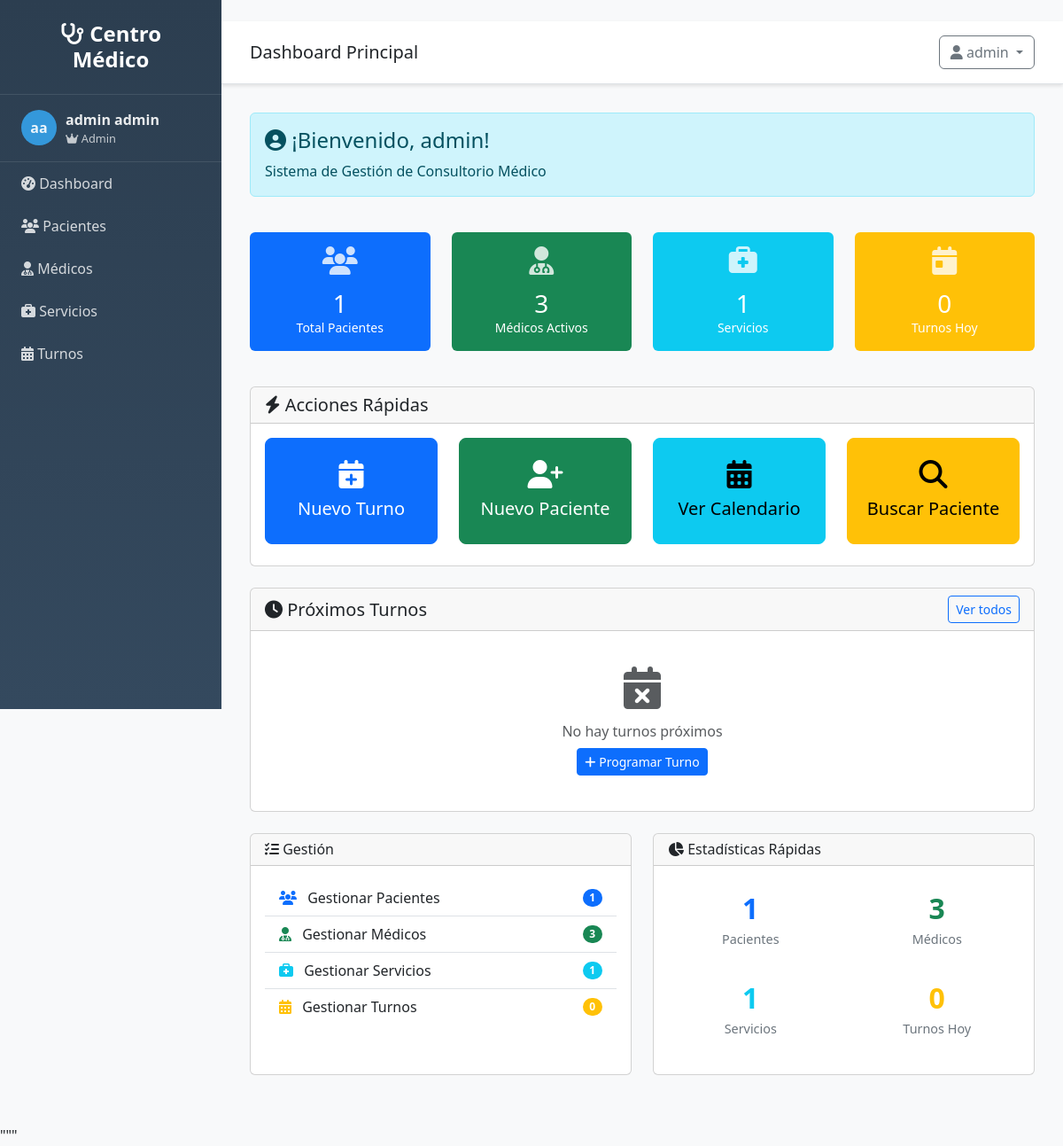
/dashboard (signed in), run on an earlier commit of the app's database.
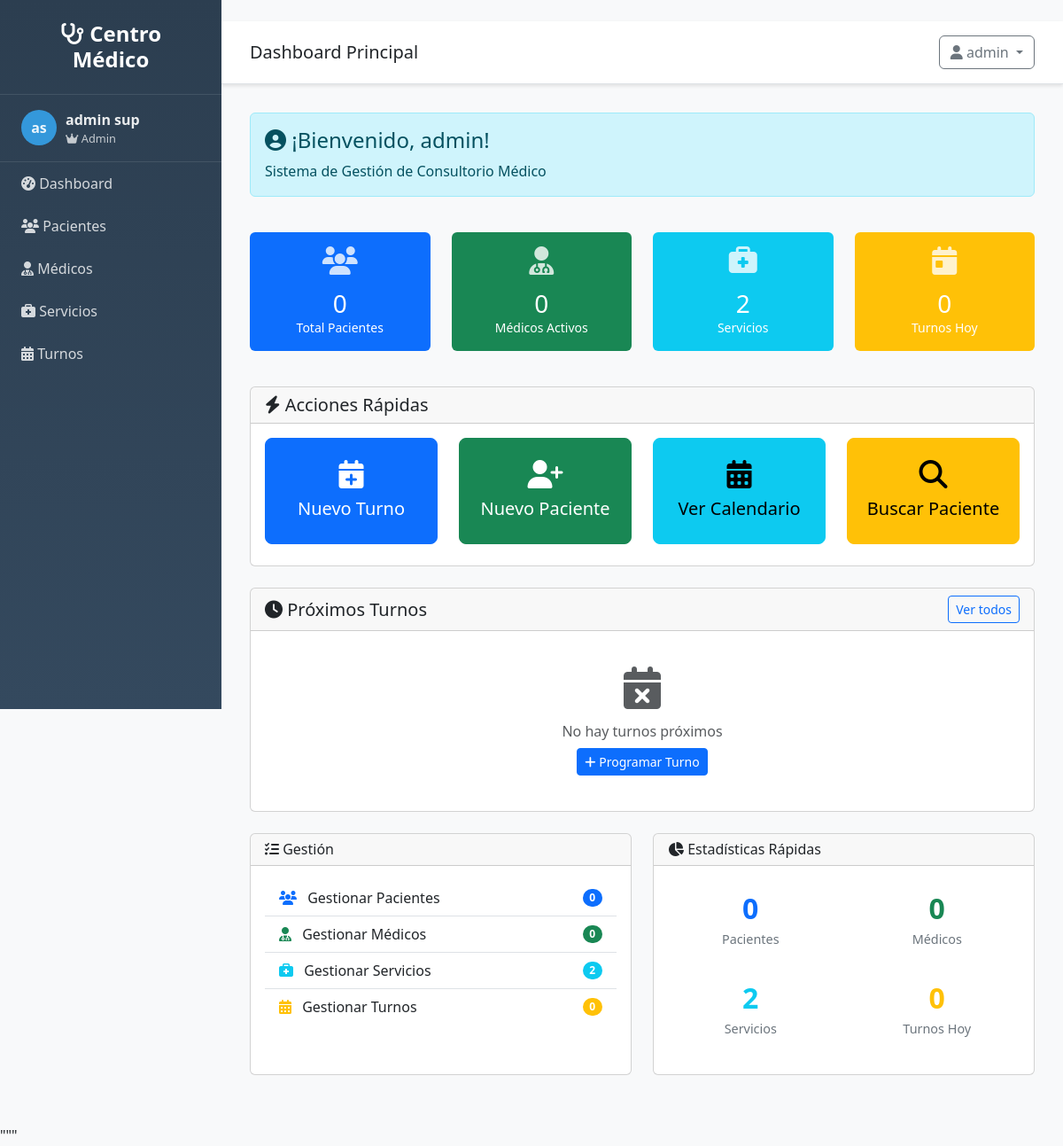
And on a later commit of the database.
### src/models/usuario.py (models this page shows, shortened)
class Usuario(UserMixin, db.Model):
    __tablename__ = 'usuarios'
    id = db.Column(db.Integer, primary_key=True)
    username = db.Column(db.String(80), unique=True, nullable=False)
    email = db.Column(db.String(120), unique=True, nullable=False)
    password_hash = db.Column(db.String(255), nullable=False)
    nombre = db.Column(db.String(100), nullable=False)
    apellido = db.Column(db.String(100), nullable=False)
    rol = db.Column(db.String(20), default='usuario')
    activo = db.Column(db.Boolean, default=True)
    ultimo_login = db.Column(db.DateTime)
    fecha_creacion = db.Column(db.DateTime, default=datetime.utcnow)
    @property
    def nombre_completo(self):
        return f"{self.nombre} {self.apellido}"
    def is_admin(self):
        return self.rol == 'admin'

### src/routes/main.py (the view)
@main_bp.route('/dashboard')
@login_required
def index():
    try:
        from src.models import Cliente, Turno, Profesional, Servicio
        total_clientes = Cliente.query.filter_by(activo=True).count()
        total_profesionales = Profesional.query.filter_by(activo=True).count()
        total_servicios = Servicio.query.filter_by(activo=True).count()
        hoy = date.today()
        turnos_hoy = Turno.query.filter_by(fecha=hoy).count()
        proximos_turnos = Turno.query.filter(
            Turno.fecha >= hoy,
            Turno.estado.in_(['pendiente', 'confirmado'])
        ).order_by(Turno.fecha, Turno.hora).limit(5).all()
    except Exception as e:
        print(f"Error cargando datos del dashboard: {e}")
        total_clientes = 0
        total_profesionales = 0
        total_servicios = 0
        turnos_hoy = 0
        proximos_turnos = []
    return render_template('dashboard.html',
                         total_clientes=total_clientes,
                         total_profesionales=total_profesionales,
                         total_servicios=total_servicios,
                         turnos_hoy=turnos_hoy,
                         proximos_turnos=proximos_turnos,
                         usuario=current_user)

### src/app.py (called while the page is built)
def create_app(config=None):
    app = Flask(__name__,
                template_folder='../templates',
                static_folder='../static')
    if config:
        app.config.update(config)
    else:
        app.config.from_object(Config)
    init_db(app)
    init_auth(app)
    @app.context_processor
    def inject_user():
        from flask_login import current_user
        return dict(
            current_user=current_user,
            today=date.today(),
            now=datetime.now()
        )
    register_blueprints(app)
    register_template_filters(app)
    register_error_handlers(app)
    @app.route('/')
    def root():
        if current_user.is_authenticated:
            return redirect(url_for('main.index'))
        return redirect(url_for('auth.login'))
    return app

### src/auth.py (called while the page is built)
@login_manager.user_loader
def load_user(user_id):
    try:
        from src.models.usuario import Usuario
        return Usuario.query.get(int(user_id))
    except:
        return None

### templates/dashboard.html (shortened to what the changed rows need)
{% extends "base.html" %}
{% block content %}
<div class="row mb-4">
    <div class="col-12">
        <div class="alert alert-info">
            <h4 class="alert-heading">
                <i class="fas fa-user-circle"></i>
                ¡Bienvenido{% if current_user and current_user.is_authenticated %}, {{ current_user.nombre }}{% endif %}!
            </h4>
            <p class="mb-0">Sistema de Gestión de Consultorio Médico</p>
        </div>
    </div>
</div>
<div class="row mb-4">
    <div class="col-md-3 mb-3">
        <div class="card border-0 bg-primary text-white stat-card">
            <div class="card-body text-center">
                <div class="stat-icon">
                    <i class="fas fa-users fa-2x"></i>
                </div>
                <h3 class="mb-0">{{ total_clientes or 0 }}</h3>
                <small>Total Pacientes</small>
            </div>
        </div>
    </div>
    <div class="col-md-3 mb-3">
        <div class="card border-0 bg-success text-white stat-card">
            <div class="card-body text-center">
                <div class="stat-icon">
                    <i class="fas fa-user-md fa-2x"></i>
                </div>
                <h3 class="mb-0">{{ total_profesionales or 0 }}</h3>
                <small>Médicos Activos</small>
            </div>
        </div>
    </div>
    <div class="col-md-3 mb-3">
        <div class="card border-0 bg-info text-white stat-card">
            <div class="card-body text-center">
                <div class="stat-icon">
                    <i class="fas fa-briefcase-medical fa-2x"></i>
                </div>
                <h3 class="mb-0">{{ total_servicios or 0 }}</h3>
                <small>Servicios</small>
            </div>
        </div>
    </div>
</div>
<div class="row">
    <div class="col-md-6 mb-4">
        <div class="card h-100">
            <div class="card-body">
                <div class="list-group list-group-flush">
                    <a href="{{ url_for('clientes.listar') }}" class="list-group-item list-group-item-action d-flex justify-content-between align-items-center">
                        <div>
                            <i class="fas fa-users text-primary"></i>
                            <span class="ms-2">Gestionar Pacientes</span>
                        </div>
                        <span class="badge bg-primary rounded-pill">{{ total_clientes or 0 }}</span>
                    </a>
                    <a href="{{ url_for('profesionales.listar') }}" class="list-group-item list-group-item-action d-flex justify-content-between align-items-center">
                        <div>
                            <i class="fas fa-user-md text-success"></i>
                            <span class="ms-2">Gestionar Médicos</span>
                        </div>
                        <span class="badge bg-success rounded-pill">{{ total_profesionales or 0 }}</span>
                    </a>
                    <a href="{{ url_for('servicios.listar') }}" class="list-group-item list-group-item-action d-flex justify-content-between align-items-center">
                        <div>
                            <i class="fas fa-briefcase-medical text-info"></i>
                            <span class="ms-2">Gestionar Servicios</span>
                        </div>
                        <span class="badge bg-info rounded-pill">{{ total_servicios or 0 }}</span>
                    </a>
                </div>
            </div>
        </div>
    </div>
    <div class="col-md-6 mb-4">
        <div class="card h-100">
            <div class="card-body">
                <div class="row text-center">
                    <div class="col-6 mb-3">
                        <div class="stat-widget">
                            <div class="stat-number text-primary">{{ total_clientes or 0 }}</div>
                            <div class="stat-label">Pacientes</div>
                        </div>
                    </div>
                    <div class="col-6 mb-3">
                        <div class="stat-widget">
                            <div class="stat-number text-success">{{ total_profesionales or 0 }}</div>
                            <div class="stat-label">Médicos</div>
                        </div>
                    </div>
                    <div class="col-6 mb-3">
                        <div class="stat-widget">
                            <div class="stat-number text-info">{{ total_servicios or 0 }}</div>
                            <div class="stat-label">Servicios</div>
                        </div>
                    </div>
                </div>
            </div>
        </div>
    </div>
</div>
{% endblock %}

### templates/base.html (shortened to what this page needs)
<!DOCTYPE html>
<html lang="es">
<head>
    <link href="https://cdn.jsdelivr.net/npm/bootstrap@5.3.0/dist/css/bootstrap.min.css" rel="stylesheet">
    <link href="https://cdnjs.cloudflare.com/ajax/libs/font-awesome/6.4.0/css/all.min.css" rel="stylesheet">
</head>
<body>
    <nav class="sidebar" id="sidebar">
        <div class="logo">
            <h4><i class="fas fa-stethoscope"></i> Centro Médico</h4>
        </div>
        {% if current_user and current_user.is_authenticated %}
        <div class="user-info">
            <div class="user-avatar">
                {{ current_user.nombre[0] if current_user.nombre else 'U' }}{{ current_user.apellido[0] if current_user.apellido else 'S' }}
            </div>
            <div>
                <div class="fw-bold">{{ current_user.nombre_completo if current_user.nombre_completo else 'Usuario' }}</div>
                <div style="font-size: 0.8em; opacity: 0.8;">
                    {% if current_user.is_admin and current_user.is_admin() %}
                        <i class="fas fa-crown"></i> Admin
                    {% elif current_user.is_medico and current_user.is_medico() %}
                        <i class="fas fa-user-md"></i> Médico
                    {% else %}
                        <i class="fas fa-user"></i> Usuario
                    {% endif %}
                </div>
            </div>
        </div>
        {% endif %}
        <ul class="nav flex-column">
            <li class="nav-item">
                <a class="nav-link" href="{{ url_for('main.index') }}">
                    <i class="fas fa-tachometer-alt"></i> Dashboard
                </a>
            </li>
            {% if current_user and current_user.is_authenticated %}
            <li class="nav-item">
                <a class="nav-link" href="{{ url_for('clientes.listar') if url_for else '#' }}">
                    <i class="fas fa-users"></i> Pacientes
                </a>
            </li>
            <li class="nav-item">
                <a class="nav-link" href="{{ url_for('profesionales.listar') if url_for else '#' }}">
                    <i class="fas fa-user-md"></i> Médicos
                </a>
            </li>
            <li class="nav-item">
                <a class="nav-link" href="{{ url_for('servicios.listar') if url_for else '#' }}">
                    <i class="fas fa-briefcase-medical"></i> Servicios
                </a>
            </li>
            <li class="nav-item">
                <a class="nav-link" href="{{ url_for('turnos.listar') if url_for else '#' }}">
                    <i class="fas fa-calendar-alt"></i> Turnos
                </a>
            </li>
            {% endif %}
        </ul>
    </nav>
    <div class="main-content">
        <div class="top-navbar d-flex justify-content-between align-items-center">
            <div>
                <h5 class="mb-0">{% block page_title %}Sistema de Gestión{% endblock %}</h5>
            </div>
            <div class="dropdown">
                <button class="btn btn-outline-secondary dropdown-toggle" type="button" data-bs-toggle="dropdown">
                    <i class="fas fa-user"></i>
                    {% if current_user and current_user.is_authenticated %}
                        {{ current_user.nombre if current_user.nombre else 'Usuario' }}
                    {% else %}
                        Invitado
                    {% endif %}
                </button>
            </div>
        </div>
        <div class="content-wrapper">
            {% block content %}{% endblock %}
        </div>
    </div>
</body>
</html>

What changed in the data, as far as the page shows it:
changed Usuario "admin": apellido "a" → "s"; nombre+apellido "admin admin" → "admin sup"
Also different on the page:
{{ total_clientes or 0 }}: "1" → "0"
{{ total_profesionales or 0 }}: "3" → "0"
{{ total_servicios or 0 }}: "1" → "2"
